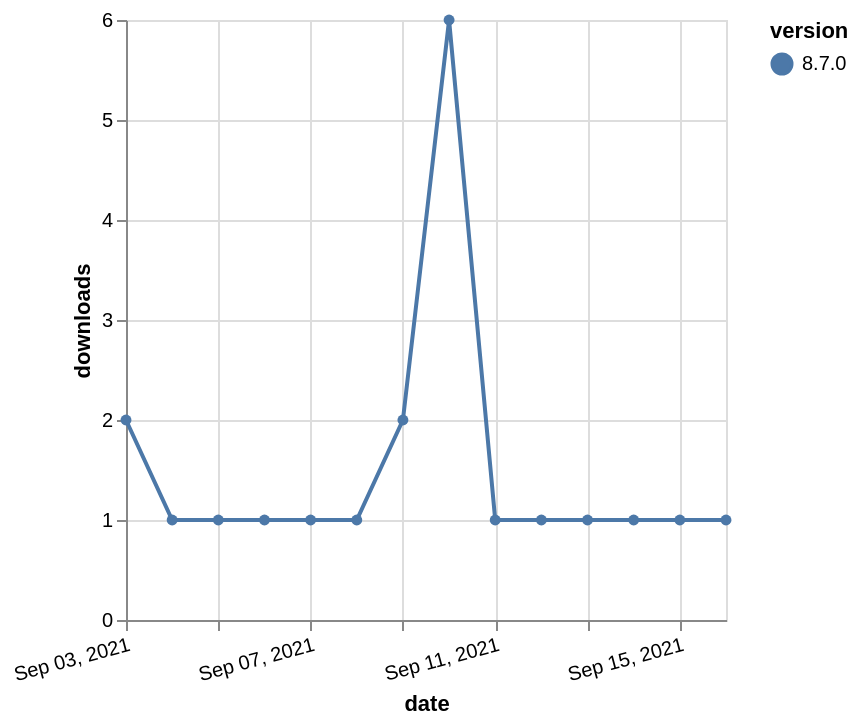

Write a Vega-Lite specification for this figure.
### Vega-Lite specification from a JSON file in a GitHub repository (floating-point values rounded to 4 significant figures)
{"$schema": "https://vega.github.io/schema/vega-lite/v5.json", "description": "A simple bar chart with embedded data.", "data": {"values": [{"date": "2021-09-03", "total": 516, "delta": 2, "version": "8.7.0"}, {"date": "2021-09-04", "total": 517, "delta": 1, "version": "8.7.0"}, {"date": "2021-09-05", "total": 518, "delta": 1, "version": "8.7.0"}, {"date": "2021-09-06", "total": 519, "delta": 1, "version": "8.7.0"}, {"date": "2021-09-07", "total": 520, "delta": 1, "version": "8.7.0"}, {"date": "2021-09-08", "total": 521, "delta": 1, "version": "8.7.0"}, {"date": "2021-09-09", "total": 523, "delta": 2, "version": "8.7.0"}, {"date": "2021-09-10", "total": 529, "delta": 6, "version": "8.7.0"}, {"date": "2021-09-11", "total": 530, "delta": 1, "version": "8.7.0"}, {"date": "2021-09-12", "total": 531, "delta": 1, "version": "8.7.0"}, {"date": "2021-09-13", "total": 532, "delta": 1, "version": "8.7.0"}, {"date": "2021-09-14", "total": 533, "delta": 1, "version": "8.7.0"}, {"date": "2021-09-15", "total": 534, "delta": 1, "version": "8.7.0"}, {"date": "2021-09-16", "total": 535, "delta": 1, "version": "8.7.0"}]}, "width": "container", "mark": {"type": "line", "point": {"filled": true}}, "encoding": {"x": {"field": "date", "type": "temporal", "timeUnit": "yearmonthdate", "title": "date", "axis": {"labelAngle": -15}}, "y": {"field": "delta", "type": "quantitative", "title": "downloads"}, "color": {"field": "version", "type": "nominal"}, "tooltip": {"field": "delta"}}}
